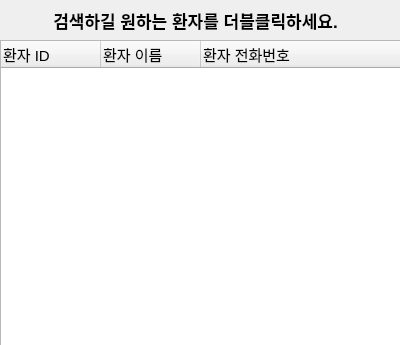
<?xml version="1.0" encoding="UTF-8"?>
<ui version="4.0">
 <class>ChoosePatientManager</class>
 <widget class="QWidget" name="ChoosePatientManager">
  <property name="geometry">
   <rect>
    <x>0</x>
    <y>0</y>
    <width>400</width>
    <height>345</height>
   </rect>
  </property>
  <property name="windowTitle">
   <string>Choose Patient Manager</string>
  </property>
  <widget class="QTreeWidget" name="treeWidget">
   <property name="geometry">
    <rect>
     <x>0</x>
     <y>40</y>
     <width>401</width>
     <height>311</height>
    </rect>
   </property>
   <property name="font">
    <font>
     <pointsize>11</pointsize>
    </font>
   </property>
   <column>
    <property name="text">
     <string>환자 ID</string>
    </property>
    <property name="font">
     <font>
      <pointsize>11</pointsize>
     </font>
    </property>
   </column>
   <column>
    <property name="text">
     <string>환자 이름</string>
    </property>
    <property name="font">
     <font>
      <pointsize>11</pointsize>
     </font>
    </property>
   </column>
   <column>
    <property name="text">
     <string>환자 전화번호</string>
    </property>
    <property name="font">
     <font>
      <pointsize>11</pointsize>
     </font>
    </property>
   </column>
  </widget>
  <widget class="QLabel" name="label">
   <property name="geometry">
    <rect>
     <x>-10</x>
     <y>10</y>
     <width>411</width>
     <height>20</height>
    </rect>
   </property>
   <property name="font">
    <font>
     <pointsize>13</pointsize>
     <bold>true</bold>
    </font>
   </property>
   <property name="text">
    <string>검색하길 원하는 환자를 더블클릭하세요.</string>
   </property>
   <property name="alignment">
    <set>Qt::AlignCenter</set>
   </property>
  </widget>
 </widget>
 <resources/>
 <connections/>
</ui>
